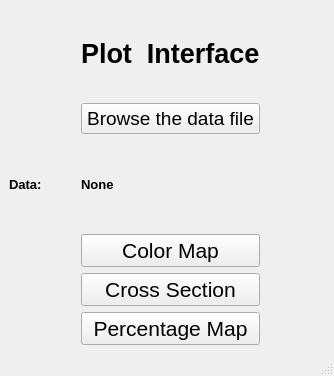
<?xml version="1.0" encoding="UTF-8"?>
<ui version="4.0">
 <class>MainWindow</class>
 <widget class="QMainWindow" name="MainWindow">
  <property name="geometry">
   <rect>
    <x>0</x>
    <y>0</y>
    <width>334</width>
    <height>376</height>
   </rect>
  </property>
  <property name="windowTitle">
   <string>MainWindow</string>
  </property>
  <widget class="QWidget" name="centralwidget">
   <property name="layoutDirection">
    <enum>Qt::LeftToRight</enum>
   </property>
   <layout class="QGridLayout" name="gridLayout">
    <item row="2" column="1">
     <widget class="QLabel" name="filepath">
      <property name="font">
       <font>
        <pointsize>10</pointsize>
        <weight>75</weight>
        <bold>true</bold>
       </font>
      </property>
      <property name="text">
       <string>None</string>
      </property>
     </widget>
    </item>
    <item row="1" column="1">
     <widget class="QPushButton" name="browse">
      <property name="font">
       <font>
        <pointsize>14</pointsize>
       </font>
      </property>
      <property name="text">
       <string>Browse the data file</string>
      </property>
     </widget>
    </item>
    <item row="3" column="1">
     <layout class="QVBoxLayout" name="verticalLayout_3">
      <item>
       <widget class="QPushButton" name="beam">
        <property name="font">
         <font>
          <pointsize>16</pointsize>
         </font>
        </property>
        <property name="text">
         <string>Color Map</string>
        </property>
       </widget>
      </item>
      <item>
       <widget class="QPushButton" name="cross">
        <property name="font">
         <font>
          <pointsize>16</pointsize>
         </font>
        </property>
        <property name="text">
         <string>Cross Section</string>
        </property>
       </widget>
      </item>
      <item>
       <widget class="QPushButton" name="percent">
        <property name="font">
         <font>
          <pointsize>16</pointsize>
         </font>
        </property>
        <property name="text">
         <string>Percentage Map</string>
        </property>
       </widget>
      </item>
     </layout>
    </item>
    <item row="0" column="1">
     <widget class="QLabel" name="label">
      <property name="font">
       <font>
        <pointsize>20</pointsize>
        <weight>75</weight>
        <bold>true</bold>
       </font>
      </property>
      <property name="text">
       <string>Plot  Interface</string>
      </property>
     </widget>
    </item>
    <item row="2" column="0">
     <widget class="QLabel" name="label_2">
      <property name="font">
       <font>
        <pointsize>10</pointsize>
        <weight>75</weight>
        <bold>true</bold>
       </font>
      </property>
      <property name="text">
       <string>Data:</string>
      </property>
     </widget>
    </item>
    <item row="2" column="2">
     <spacer name="horizontalSpacer_2">
      <property name="orientation">
       <enum>Qt::Horizontal</enum>
      </property>
      <property name="sizeHint" stdset="0">
       <size>
        <width>40</width>
        <height>20</height>
       </size>
      </property>
     </spacer>
    </item>
    <item row="3" column="0">
     <spacer name="horizontalSpacer">
      <property name="orientation">
       <enum>Qt::Horizontal</enum>
      </property>
      <property name="sizeHint" stdset="0">
       <size>
        <width>40</width>
        <height>20</height>
       </size>
      </property>
     </spacer>
    </item>
   </layout>
  </widget>
  <widget class="QMenuBar" name="menubar">
   <property name="geometry">
    <rect>
     <x>0</x>
     <y>0</y>
     <width>334</width>
     <height>26</height>
    </rect>
   </property>
  </widget>
  <widget class="QStatusBar" name="statusbar"/>
 </widget>
 <resources/>
 <connections/>
</ui>
